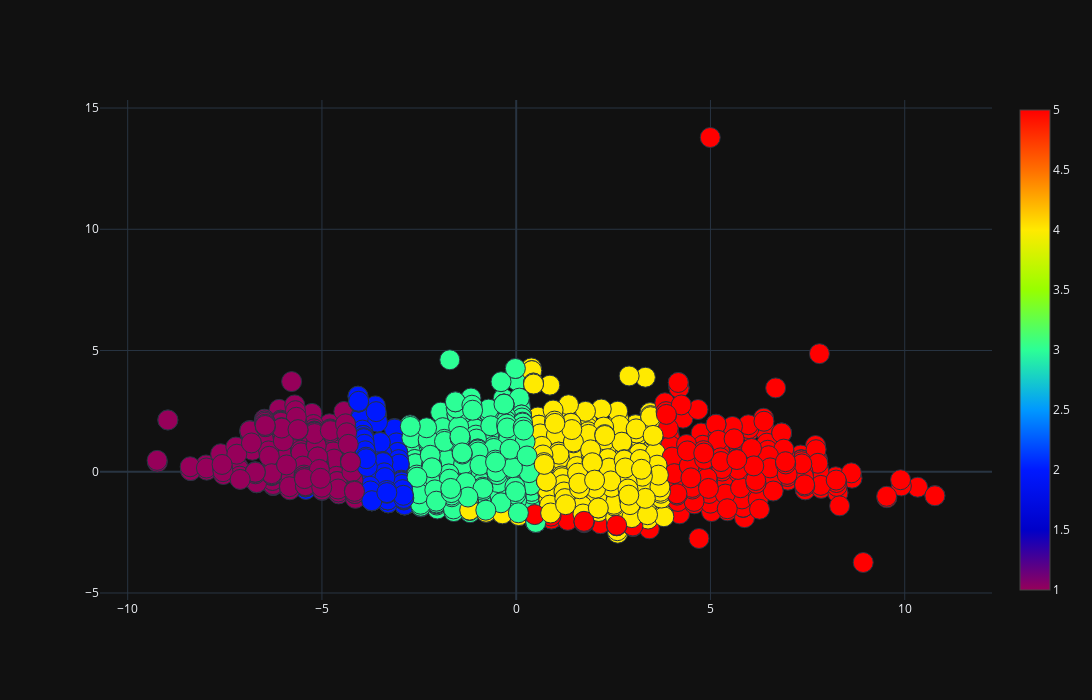

The notebook cell saved with this chart:
### Code cell
plot_2d(X_LDA[:, 0],X_LDA[:, 1])

### Figure 1 — Plotly figure (JSON) as saved in the notebook; plotly's stock layout.template omitted (floating-point values rounded to 4 significant figures; data arrays with more than 128 entries replaced by an {"elided": "..."} marker saying what was removed)
{"data": [{"marker": {"color": {"elided": "4420 int values"}, "colorscale": [[0, "rgb(150,0,90)"], [0.125, "rgb(0,0,200)"], [0.25, "rgb(0,25,255)"], [0.375, "rgb(0,152,255)"], [0.5, "rgb(44,255,150)"], [0.625, "rgb(151,255,0)"], [0.75, "rgb(255,234,0)"], [0.875, "rgb(255,111,0)"], [1, "rgb(255,0,0)"]], "line": {"width": 1}, "showscale": true, "size": 20}, "mode": "markers", "type": "scatter", "x": {"elided": "4420 float values"}, "y": {"elided": "4420 float values"}}], "layout": {"height": 700, "margin": {"b": 100, "l": 100, "r": 100, "t": 100}, "width": 1200, "xaxis": {"autorange": true, "range": [-10.67, 12.21], "type": "linear"}, "yaxis": {"autorange": true, "range": [-5.288, 15.33], "type": "linear"}}}
